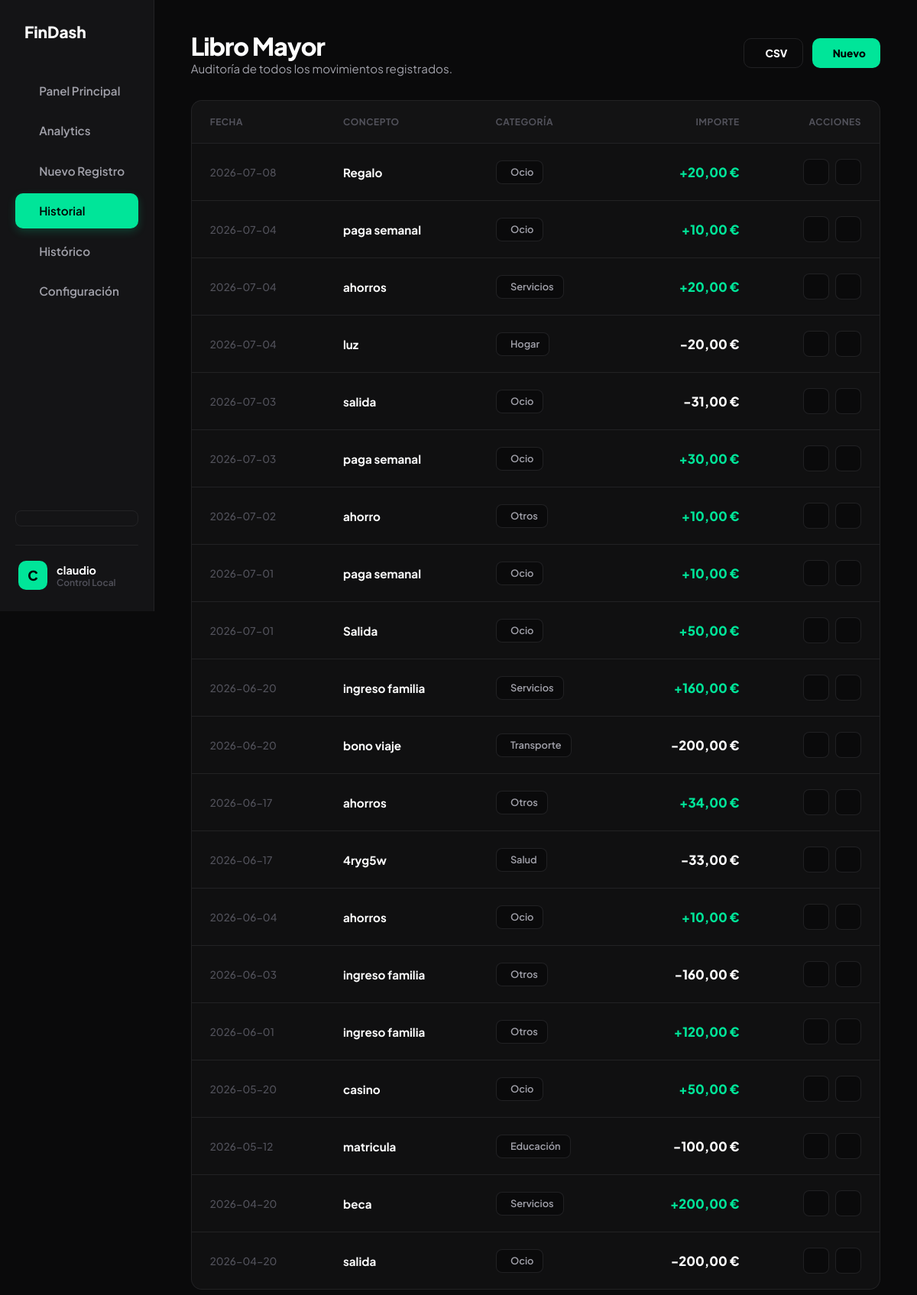
The page /panel/transactions (signed in) on the database its author committed.
### tables this page shows
CREATE TABLE movimientos
             (id INTEGER PRIMARY KEY AUTOINCREMENT,
              usuario_id INTEGER,
              fecha TEXT,
              concepto TEXT,
              categoria TEXT,
              importe REAL,
              tipo TEXT,
              FOREIGN KEY (usuario_id) REFERENCES usuarios(id));

### app.py (the view)
@app.route('/panel/transactions')
@login_required
def transactions():
    page = request.args.get('page', 1, type=int)
    per_page = 25
    offset = (page - 1) * per_page
    total_row = query_db(
        "SELECT COUNT(*) as cnt FROM movimientos WHERE usuario_id = ?",
        (session['usuario_id'],), one=True
    )
    total = total_row['cnt'] if total_row else 0
    total_pages = max(1, (total + per_page - 1) // per_page)
    movimientos = query_db(
        "SELECT * FROM movimientos WHERE usuario_id = ? ORDER BY fecha DESC, id DESC LIMIT ? OFFSET ?",
        (session['usuario_id'], per_page, offset)
    )
    return render_template('transactions.html',
        movimientos=movimientos,
        page=page,
        total_pages=total_pages
    )

### app.py (called while the page is built)
def get_db():
    db = getattr(g, '_database', None)
    if db is None:
        db = g._database = sqlite3.connect(DATABASE)
        db.row_factory = sqlite3.Row
    return db

@app.teardown_appcontext
def close_connection(exception):
    db = getattr(g, '_database', None)
    if db is not None:
        db.close()

def query_db(query, args=(), one=False):
    cur = get_db().execute(query, args)
    rv = cur.fetchall()
    cur.close()
    return (rv[0] if rv else None) if one else rv

def format_currency(value):
    try:
        return f"{float(value):,.2f} €".replace(',', 'X').replace('.', ',').replace('X', '.')
    except (ValueError, TypeError):
        return "0,00 €"

def generate_csrf_token():
    if 'csrf_token' not in session:
        session['csrf_token'] = secrets.token_hex(32)
    return session['csrf_token']

def login_required(f):
    @wraps(f)
    def decorated_function(*args, **kwargs):
        if 'usuario_id' not in session:
            return redirect(url_for('login'))
        return f(*args, **kwargs)
    return decorated_function

### templates/transactions.html (shortened to what this page needs)
{% extends "base.html" %}
{% block content %}
<header style="margin-bottom:2rem;display:flex;justify-content:space-between;align-items:center;flex-wrap:wrap;gap:1rem;">
    <div>
        <h1 style="font-size:2rem;font-weight:800;letter-spacing:-1px;">Libro Mayor</h1>
        <p style="color:var(--text-secondary);font-size:0.95rem;">Auditoría de todos los movimientos registrados.</p>
    </div>
    <div style="display:flex;gap:0.75rem;">
        <a href="{{ url_for('exportar_csv') }}" class="btn-primary" style="background:transparent;border:1px solid var(--border-color);color:var(--text-main);font-size:0.85rem;padding:0.6rem 1.2rem;">
             CSV
        </a>
        <a href="{{ url_for('anadir') }}" class="btn-primary" style="font-size:0.85rem;padding:0.6rem 1.2rem;">
             Nuevo
        </a>
    </div>
</header>
<div class="bento-grid" style="margin-top:0;">
    {% if movimientos %}
        <div class="bento-card span-12" style="padding:0;overflow:hidden;">
            <div class="tx-container">
                <table class="table-premium">
                    <thead>
                        <tr>
                            <th>Fecha</th>
                            <th>Concepto</th>
                            <th>Categoría</th>
                            <th style="text-align:right;">Importe</th>
                            <th style="text-align:right;">Acciones</th>
                        </tr>
                    </thead>
                    <tbody>
                    {% for mov in movimientos %}
                        <tr>
                            <td style="color:var(--text-muted);font-size:0.85rem;">{{ mov['fecha'] }}</td>
                            <td class="concepto-cell" style="font-weight:700;color:var(--text-main);" title="{{ mov['concepto'] }}">{{ mov['concepto'] }}</td>
                            <td>
                                <span class="cat-badge">
                                    {{ mov['categoria'] }}
                                </span>
                            </td>
                            <td style="text-align:right;font-weight:800;font-size:1.05rem;" class="{{ 'text-success' if mov['tipo'] == 'ingreso' else '' }}">
                                {{ '+' if mov['tipo'] == 'ingreso' else '-' }}{{ mov['importe'] | format_currency }}
                            </td>
                            <td>
                                <div class="action-btns">
                                   <form method="POST" action="{{ url_for('duplicar', movimiento_id=mov['id']) }}" style="margin:0;">
    <button type="submit" class="btn-icon info" title="Duplicar entrada">
    </button>
</form>
<form method="POST" action="{{ url_for('borrar', movimiento_id=mov['id']) }}" style="margin:0;" onsubmit="return confirm('¿Proceder con la eliminación de este registro?')">
    <button type="submit" class="btn-icon danger" title="Eliminar entrada">
    </button>
</form>
                                </div>
                            </td>
                        </tr>
                    {% endfor %}
                    </tbody>
                </table>
            </div>
        </div>
    {% endif %}
</div>
{% endblock %}

### templates/base.html (shortened to what this page needs)
<!DOCTYPE html>
<html lang="es" data-theme="{{ session.get('tema', 'dark') }}">
<head>
    <link rel="stylesheet" href="{{ url_for('static', filename='css/style.css') }}">
</head>
<body class="{% if session.get('usuario_id') %}app-layout{% else %}auth-layout{% endif %}">
    {% if session.get('usuario_id') %}
    <aside class="sidebar">
        <div class="sidebar-logo">
            <span class="brand-text">FinDash</span>
        </div>
        <nav class="sidebar-nav">
            <a href="{{ url_for('dashboard') }}" class="nav-item {% if request.endpoint == 'dashboard' %}active{% endif %}">
                <span class="nav-text">Panel Principal</span>
            </a>
            <a href="{{ url_for('analytics') }}" class="nav-item {% if request.endpoint == 'analytics' %}active{% endif %}">
                <span class="nav-text">Analytics</span>
            </a>
            <a href="{{ url_for('anadir') }}" class="nav-item {% if request.endpoint == 'anadir' %}active{% endif %}">
                <span class="nav-text">Nuevo Registro</span>
            </a>
            <a href="{{ url_for('transactions') }}" class="nav-item {% if request.endpoint == 'transactions' %}active{% endif %}">
                <span class="nav-text">Historial</span>
            </a>
            <a href="{{ url_for('historico') }}" class="nav-item {% if request.endpoint == 'historico' %}active{% endif %}">
                <span class="nav-text">Histórico</span>
            </a>
            <a href="{{ url_for('settings') }}" class="nav-item {% if request.endpoint == 'settings' %}active{% endif %}">
                <span class="nav-text">Configuración</span>
            </a>
        </nav>
        <button class="collapse-trigger" id="sidebarCollapseBtn" title="Contraer menú">
        </button>
        <div class="user-card" style="margin-top:1.5rem;display:flex;align-items:center;gap:0.75rem;padding:1.25rem 0.25rem 0;border-top:1px solid var(--border-color);overflow:hidden;">
            <div style="width:38px;height:38px;background:var(--primary);border-radius:10px;display:flex;align-items:center;justify-content:center;color:#000;font-weight:800;flex-shrink:0;font-size:1.1rem;">
                {{ session.get('nombre', 'U')[:1]|upper }}
            </div>
            <div class="user-meta" style="flex:1;overflow:hidden;">
                <div style="font-weight:700;font-size:0.9rem;white-space:nowrap;text-overflow:ellipsis;overflow:hidden;color:var(--text-main);">
                    {{ session.get('nombre', 'Usuario') }}
                </div>
                <div style="font-size:0.75rem;color:var(--text-muted);font-weight:600;">Control Local</div>
            </div>
        </div>
    </aside>
    {% endif %}
    <main class="{% if session.get('usuario_id') %}main-content{% else %}auth-content-wrapper{% endif %}">
        {% block content %}{% endblock %}
    </main>
</body>
</html>

### static/css/style.css (style rules this page uses)
:root { --primary: #00E599; --primary-light: #33ffb8; --primary-dark: #00c785; --success: #00E599; --danger: #FF4444; --warning: #f59e0b; --info: #3b82f6; --bg-main: #0a0a0b; --bg-card: rgba(20, 20, 22, 0.65); --bg-sidebar: #141416; --text-main: #ffffff; --text-secondary: #a1a1aa; --text-muted: #52525b; --border-color: rgba(39, 39, 42, 0.8); --card-glow: rgba(0, 229, 153, 0.02); --radius: 14px; --sidebar-width: 260px; --transition: all 0.25s cubic-bezier(0.4, 0, 0.2, 1); }
* { margin: 0; padding: 0; box-sizing: border-box; }
body { font-family: 'Plus Jakarta Sans', -apple-system, sans-serif; background-color: var(--bg-main); color: var(--text-main); min-height: 100vh; overflow-x: hidden; transition: background-color 0.3s ease, color 0.3s ease; }
.app-layout { display: grid; grid-template-columns: var(--sidebar-width) 1fr; min-height: 100vh; transition: var(--transition); }
.sidebar { background-color: var(--bg-sidebar); border-right: 1px solid var(--border-color); display: flex; flex-direction: column; padding: 1.75rem 1.25rem; position: sticky; top: 0; height: 100vh; z-index: 100; transition: var(--transition); }
.sidebar-logo { display: flex; align-items: center; gap: 0.75rem; font-size: 1.3rem; font-weight: 800; margin-bottom: 2.5rem; color: var(--text-main); overflow: hidden; white-space: nowrap; }
.sidebar-nav { display: flex; flex-direction: column; gap: 0.4rem; }
.nav-item { display: flex; align-items: center; gap: 0.85rem; padding: 0.85rem 1.1rem; border-radius: 10px; color: var(--text-secondary); text-decoration: none; font-size: 0.95rem; font-weight: 600; transition: var(--transition); white-space: nowrap; }
.nav-item.active { background: var(--primary); color: #000000; box-shadow: 0 4px 12px rgba(0, 229, 153, 0.2); }
.collapse-trigger { margin-top: auto; display: flex; align-items: center; justify-content: center; padding: 0.6rem; border-radius: 8px; border: 1px solid var(--border-color); color: var(--text-secondary); cursor: pointer; background: transparent; transition: var(--transition); }
.main-content { padding: 2.5rem 3rem; width: 100%; max-width: 1400px; margin: 0 auto; min-width: 0; }
.bento-grid { display: grid; grid-template-columns: repeat(12, 1fr); gap: 1.5rem; margin-top: 1.5rem; }
.bento-card { background: var(--bg-card); border: 1px solid var(--border-color); border-radius: var(--radius); padding: 1.75rem; backdrop-filter: blur(10px); -webkit-backdrop-filter: blur(10px); display: flex; flex-direction: column; }
.span-12 { grid-column: span 12; }
.btn-primary { display: inline-flex; align-items: center; gap: 0.5rem; background: var(--primary); color: #000; font-weight: 800; font-size: 0.95rem; padding: 0.85rem 1.5rem; border: none; border-radius: 10px; cursor: pointer; transition: var(--transition); text-decoration: none; }
.fade-in-up { opacity: 0; transform: translateY(20px); animation: fadeInUp 0.5s ease forwards; }
.delay-1 { animation-delay: 0.1s; }
.fade-in-up { opacity: 0; transform: translateY(20px); animation: fadeInUp 0.6s cubic-bezier(0.16, 1, 0.3, 1) forwards; }

### templates/base.html (style rules this page uses)
.app-layout { display: flex; width: 100%; min-height: 100vh; overflow-x: hidden; }

### templates/transactions.html (style rules this page uses)
.tx-container { width: 100%; overflow-x: auto; }
.table-premium { width: 100%; border-collapse: collapse; text-align: left; }
.table-premium th { padding: 1.25rem 1.5rem; font-size: 0.75rem; text-transform: uppercase; letter-spacing: 0.5px; color: var(--text-muted); border-bottom: 1px solid var(--border-color); background: rgba(255,255,255,0.01); white-space: nowrap; }
.table-premium td { padding: 1.25rem 1.5rem; border-bottom: 1px solid var(--border-color); vertical-align: middle; font-size: 0.95rem; font-weight: 500; }
.table-premium tr:last-child td { border-bottom: none; }
.concepto-cell { max-width: 220px; white-space: nowrap; overflow: hidden; text-overflow: ellipsis; }
.cat-badge { background: var(--bg-main); border: 1px solid var(--border-color); padding: 0.4rem 0.75rem; border-radius: 8px; font-size: 0.8rem; font-weight: 600; color: var(--text-secondary); display: inline-flex; align-items: center; gap: 0.4rem; white-space: nowrap; }
.action-btns { display: flex; gap: 0.5rem; justify-content: flex-end; }
.btn-icon { background: var(--bg-main); border: 1px solid var(--border-color); color: var(--text-secondary); width: 34px; height: 34px; border-radius: 8px; display: flex; align-items: center; justify-content: center; cursor: pointer; transition: var(--transition); text-decoration: none; }
.text-success { color: var(--success); }

### rows shown on the page
movimientos: fecha "2026-07-08", concepto "Regalo", categoria "Ocio", tipo "+", importe "20,00 €"
movimientos: fecha "2026-07-04", concepto "paga semanal", categoria "Ocio", tipo "+", importe "10,00 €"
movimientos: fecha "2026-07-04", concepto "ahorros", categoria "Servicios", tipo "+", importe "20,00 €"
movimientos: fecha "2026-07-04", concepto "luz", categoria "Hogar", tipo "-", importe "20,00 €"
movimientos: fecha "2026-07-03", concepto "salida", categoria "Ocio", tipo "-", importe "31,00 €"
movimientos: fecha "2026-07-03", concepto "paga semanal", categoria "Ocio", tipo "+", importe "30,00 €"
movimientos: fecha "2026-07-02", concepto "ahorro", categoria "Otros", tipo "+", importe "10,00 €"
movimientos: fecha "2026-07-01", concepto "paga semanal", categoria "Ocio", tipo "+", importe "10,00 €"
movimientos: fecha "2026-07-01", concepto "Salida", categoria "Ocio", tipo "+", importe "50,00 €"
movimientos: fecha "2026-06-20", concepto "ingreso familia", categoria "Servicios", tipo "+", importe "160,00 €"
movimientos: fecha "2026-06-20", concepto "bono viaje", categoria "Transporte", tipo "-", importe "200,00 €"
movimientos: fecha "2026-06-17", concepto "ahorros", categoria "Otros", tipo "+", importe "34,00 €"
movimientos: fecha "2026-06-17", concepto "4ryg5w", categoria "Salud", tipo "-", importe "33,00 €"
movimientos: fecha "2026-06-04", concepto "ahorros", categoria "Ocio", tipo "+", importe "10,00 €"
movimientos: fecha "2026-06-03", concepto "ingreso familia", categoria "Otros", tipo "-", importe "160,00 €"
movimientos: fecha "2026-06-01", concepto "ingreso familia", categoria "Otros", tipo "+", importe "120,00 €"
movimientos: fecha "2026-05-20", concepto "casino", categoria "Ocio", tipo "+", importe "50,00 €"
movimientos: fecha "2026-05-12", concepto "matricula", categoria "Educación", tipo "-", importe "100,00 €"
movimientos: fecha "2026-04-20", concepto "beca", categoria "Servicios", tipo "+", importe "200,00 €"
movimientos: fecha "2026-04-20", concepto "salida", categoria "Ocio", tipo "-", importe "200,00 €"

### other values the page prints
{{ session.get('nombre', 'U')[:1]|upper }} "C"
{{ session.get('nombre', 'Usuario') }} "claudio"
